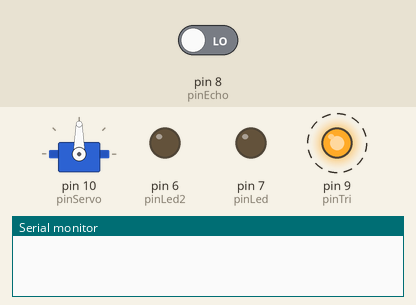
A sketch run on a simulated Arduino Uno, built with avr-gcc and run on an emulated ATmega328P. Parts: servo, output pins drawn as LEDs (lit = HIGH), the last lines printed to the serial monitor. Dashed ring = blinking. The inputs (shaded band) are chosen by the test bench; at power-on: pin 8 (pinEcho) LOW.

Above: at 0.5 s.
At 1.5 s:
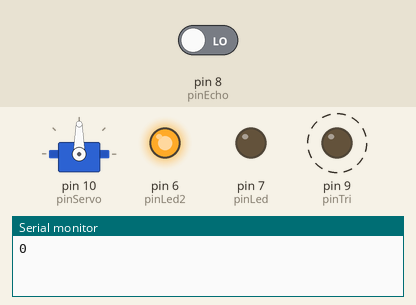
Timing chart, 0 to 3.0 s (numbered marks = the images above):
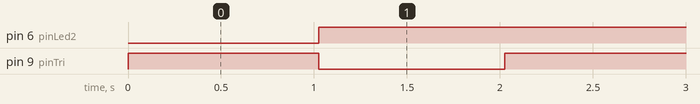

The sketch:

ultrasoniledservp.ino
```cpp
// C++ code
//
#include <Servo.h>
int pinTri = 9 ;
int pinEcho = 8 ;
int recibe ;
Servo mi_servo;
int pinLed = 7 ; // verde
int pinLed2 = 6 ; // rojo
int pinServo = 10;

void setup()
{
  pinMode(pinTri,OUTPUT);
  pinMode(pinEcho,INPUT);
  Serial.begin(9600);
  mi_servo.attach(pinServo) ;
  pinMode(pinLed,OUTPUT);
  pinMode(pinLed2,OUTPUT);

}

void loop()
{
  //mi_servo.write(0);
  digitalWrite(pinTri,HIGH);
  delayMicroseconds(10);
  recibe = pulseIn(pinEcho,HIGH);
  delay(25);
  digitalWrite(pinTri,LOW);
  Serial.println(recibe);
  if (recibe >= 1000){
    mi_servo.write(180);
    digitalWrite(pinLed,HIGH);
    digitalWrite(pinLed2,LOW);
  }
  else if (recibe < 500){
    mi_servo.write(90);
    digitalWrite(pinLed,LOW);
    digitalWrite(pinLed2,HIGH);
  }
  delay(1000);
}
```

Measured:
- by itself, pin 6 (pinLed2): LOW → HIGH at 1.0 s
- by itself, pin 9 (pinTri): alternates HIGH for 1.0 s and LOW for 1.0 s
